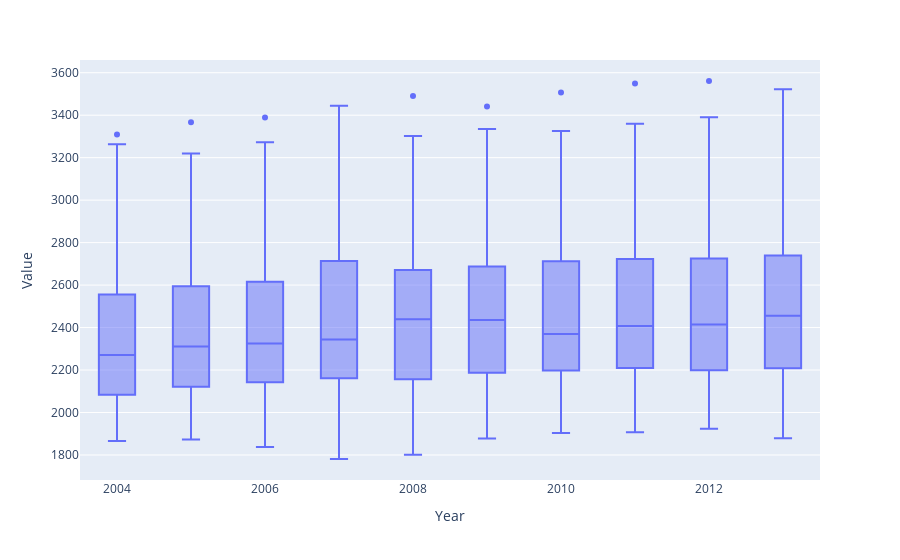

Source (notebook cell):
### Markdown cell above
As seen in the plot above,it is easy to say that while most countries don't major increase in food supply, some countries had decrease in supply at some point, while some countries increased their supply some kept decresing like in the case of Central 
African Republic which was caused by drought and increase in prices of food.

### Code cell
#a boxplot showing the distribution by year
fig=px.box(df_s, x="Year", y="Value")
fig.show()

### Figure 1 — Plotly figure (JSON) as saved in the notebook; plotly's stock layout.template omitted (floating-point values rounded to 4 significant figures; data arrays with more than 128 entries replaced by an {"elided": "..."} marker saying what was removed)
{"data": [{"alignmentgroup": "True", "hovertemplate": "Year=%{x}<br>Value=%{y}<extra></extra>", "legendgroup": "", "marker": {"color": "#636efa"}, "name": "", "notched": false, "offsetgroup": "", "orientation": "v", "showlegend": false, "type": "box", "x": {"elided": "450 int values"}, "x0": " ", "xaxis": "x", "y": {"elided": "450 int values"}, "y0": " ", "yaxis": "y"}], "layout": {"boxmode": "group", "legend": {"tracegroupgap": 0}, "margin": {"t": 60}, "xaxis": {"anchor": "y", "domain": [0, 1], "title": {"text": "Year"}}, "yaxis": {"anchor": "x", "domain": [0, 1], "title": {"text": "Value"}}}}
